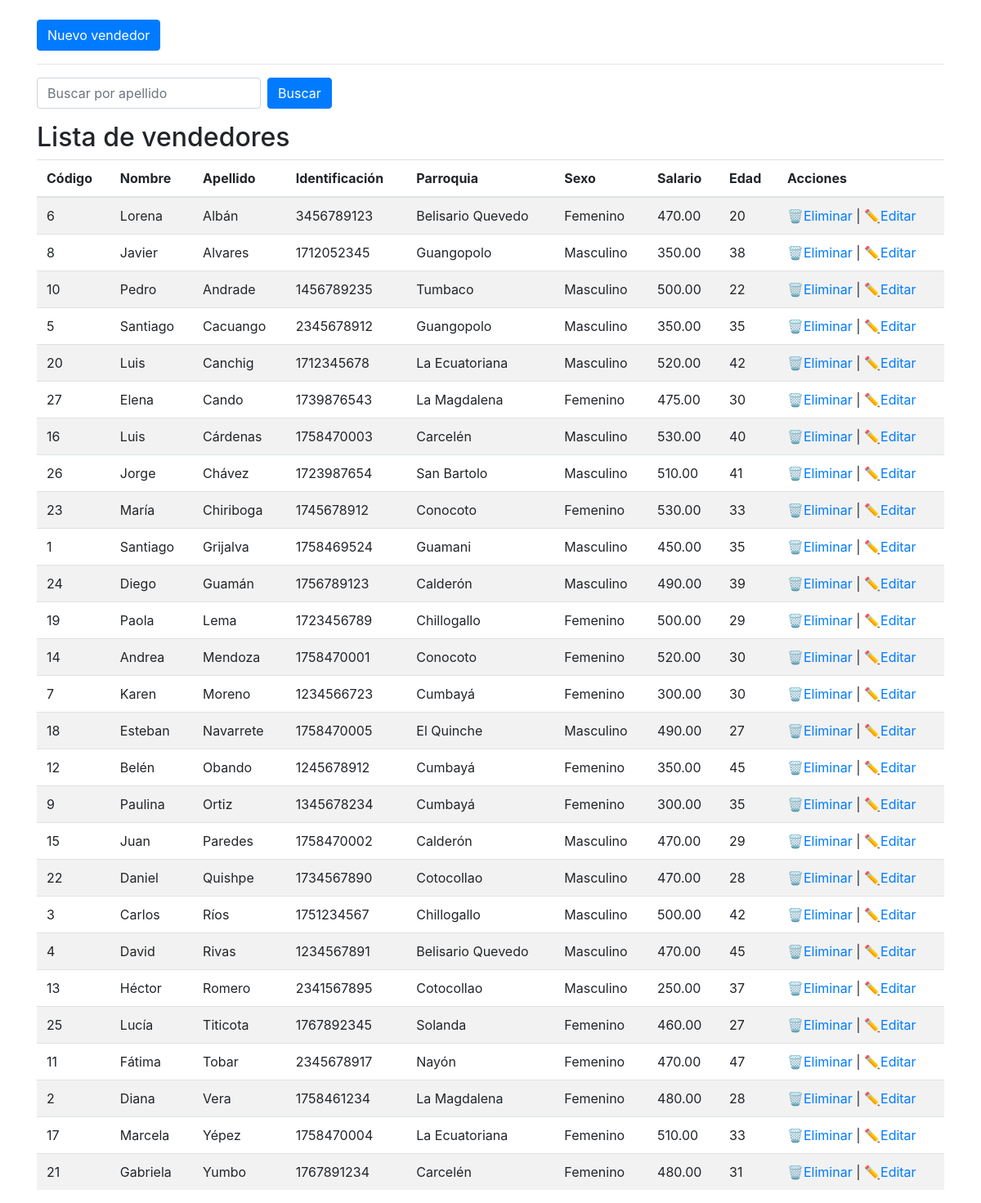
The page / on the database its author committed.
### tables this page shows
CREATE TABLE IF NOT EXISTS vendedores (
  codigo_v INT NOT NULL AUTO_INCREMENT PRIMARY KEY,
  apellidos_m VARCHAR(50),
  nombres_v VARCHAR(50),
  identificacion_m VARCHAR(15),
  parroquia_domicilio_m VARCHAR(50),
  sexo_m VARCHAR(10),
  salario_m DECIMAL(10,2),
  edad_m INT
);

### funciones.php (called while the page is built, shortened)
<?php
function escapar($html) {
  return htmlspecialchars($html, ENT_QUOTES | ENT_SUBSTITUTE, "UTF-8");
}

### index.php (the view, shortened to what this page needs)
<?php
include 'funciones.php';
$error = false;
$config = include 'config.php';
$vendedores = [];
try {
  $dsn = 'mysql:host=' . $config['db']['host'] . ';dbname=' . $config['db']['name'];
  $conexion = new PDO($dsn, $config['db']['user'], $config['db']['pass'], $config['db']['options']);
  if (isset($_POST['apellidos_m']) && $_POST['apellidos_m'] !== '') {
    $consultaSQL = "SELECT * FROM vendedores WHERE apellidos_m LIKE :apellido ORDER BY apellidos_m";
    $sentencia = $conexion->prepare($consultaSQL);
    $param = "%" . $_POST['apellidos_m'] . "%";
    $sentencia->bindParam(':apellido', $param, PDO::PARAM_STR);
    $sentencia->execute();
  } else {
    $consultaSQL = "SELECT * FROM vendedores ORDER BY apellidos_m";
    $sentencia = $conexion->prepare($consultaSQL);
    $sentencia->execute();
  }
  $vendedores = $sentencia->fetchAll();
} catch (PDOException $error) {
  $error = $error->getMessage();
}
$titulo = isset($_POST['apellidos_m']) && $_POST['apellidos_m'] !== '' ? 'Lista de vendedores (' . escapar($_POST['apellidos_m']) . ')' : 'Lista de vendedores';
?>
<?php include "templates/header.php"; ?>
<div class="container">
  <div class="row">
    <div class="col-md-12">
      <a href="crear.php" class="btn btn-primary mt-4">Nuevo vendedor</a>
      <hr>
      <form method="post" class="form-inline mb-3">
        <input type="text" name="apellidos_m" placeholder="Buscar por apellido" class="form-control mr-2" value="<?= isset($_POST['apellidos_m']) ? escapar($_POST['apellidos_m']) : '' ?>">
        <button type="submit" name="submit" class="btn btn-primary">Buscar</button>
      </form>
    </div>
  </div>
</div>
<div class="container">
  <h2><?= $titulo ?></h2>
  <table class="table table-striped">
    <thead>
      <tr>
        <th>Código</th>
        <th>Nombre</th>
        <th>Apellido</th>
        <th>Identificación</th>
        <th>Parroquia</th>
        <th>Sexo</th>
        <th>Salario</th>
        <th>Edad</th>
        <th>Acciones</th>
      </tr>
    </thead>
    <tbody>
      <?php if ($vendedores && count($vendedores) > 0): ?>
        <?php foreach ($vendedores as $fila): ?>
          <tr>
            <td><?= escapar($fila["codigo_v"]) ?></td>
            <td><?= escapar($fila["nombres_v"]) ?></td>
            <td><?= escapar($fila["apellidos_m"]) ?></td>
            <td><?= escapar($fila["identificacion_m"]) ?></td>
            <td><?= escapar($fila["parroquia_domicilio_m"]) ?></td>
            <td><?= escapar($fila["sexo_m"]) ?></td>
            <td><?= number_format($fila["salario_m"], 2) ?></td>
            <td><?= escapar($fila["edad_m"]) ?></td>
            <td>
              <a href="borrar.php?codigo_v=<?= escapar($fila["codigo_v"]) ?>" onclick="return confirm('¿Seguro que quieres eliminar este vendedor?')">🗑️Eliminar</a> |
              <a href="editar.php?codigo_v=<?= escapar($fila["codigo_v"]) ?>">✏️Editar</a>
            </td>
          </tr>
        <?php endforeach; ?>
      <?php else: ?>
        <tr>
          <td colspan="9">No hay vendedores registrados.</td>
        </tr>
      <?php endif; ?>
    </tbody>
  </table>
</div>
<?php include "templates/footer.php"; ?>

### templates/header.php (shortened to what this page needs)
<html lang="es">
  <head>
    <link rel="stylesheet" href="https://stackpath.bootstrapcdn.com/bootstrap/4.5.2/css/bootstrap.min.css" />
  </head>
  <body>

### rows shown on the page
vendedores: codigo_v "6", nombres_v "Lorena", apellidos_m "Albán", identificacion_m "3456789123", parroquia_domicilio_m "Belisario Quevedo", sexo_m "Femenino", salario_m "470.00", edad_m "20"
vendedores: codigo_v "8", nombres_v "Javier", apellidos_m "Alvares", identificacion_m "1712052345", parroquia_domicilio_m "Guangopolo", sexo_m "Masculino", salario_m "350.00", edad_m "38"
vendedores: codigo_v "10", nombres_v "Pedro", apellidos_m "Andrade", identificacion_m "1456789235", parroquia_domicilio_m "Tumbaco", sexo_m "Masculino", salario_m "500.00", edad_m "22"
vendedores: codigo_v "5", nombres_v "Santiago", apellidos_m "Cacuango", identificacion_m "2345678912", parroquia_domicilio_m "Guangopolo", sexo_m "Masculino", salario_m "350.00", edad_m "35"
vendedores: codigo_v "20", nombres_v "Luis", apellidos_m "Canchig", identificacion_m "1712345678", parroquia_domicilio_m "La Ecuatoriana", sexo_m "Masculino", salario_m "520.00", edad_m "42"
vendedores: codigo_v "27", nombres_v "Elena", apellidos_m "Cando", identificacion_m "1739876543", parroquia_domicilio_m "La Magdalena", sexo_m "Femenino", salario_m "475.00", edad_m "30"
vendedores: codigo_v "16", nombres_v "Luis", apellidos_m "Cárdenas", identificacion_m "1758470003", parroquia_domicilio_m "Carcelén", sexo_m "Masculino", salario_m "530.00", edad_m "40"
vendedores: codigo_v "26", nombres_v "Jorge", apellidos_m "Chávez", identificacion_m "1723987654", parroquia_domicilio_m "San Bartolo", sexo_m "Masculino", salario_m "510.00", edad_m "41"
vendedores: codigo_v "23", nombres_v "María", apellidos_m "Chiriboga", identificacion_m "1745678912", parroquia_domicilio_m "Conocoto", sexo_m "Femenino", salario_m "530.00", edad_m "33"
vendedores: codigo_v "1", nombres_v "Santiago", apellidos_m "Grijalva", identificacion_m "1758469524", parroquia_domicilio_m "Guamani", sexo_m "Masculino", salario_m "450.00", edad_m "35"
vendedores: codigo_v "24", nombres_v "Diego", apellidos_m "Guamán", identificacion_m "1756789123", parroquia_domicilio_m "Calderón", sexo_m "Masculino", salario_m "490.00", edad_m "39"
vendedores: codigo_v "19", nombres_v "Paola", apellidos_m "Lema", identificacion_m "1723456789", parroquia_domicilio_m "Chillogallo", sexo_m "Femenino", salario_m "500.00", edad_m "29"
vendedores: codigo_v "14", nombres_v "Andrea", apellidos_m "Mendoza", identificacion_m "1758470001", parroquia_domicilio_m "Conocoto", sexo_m "Femenino", salario_m "520.00", edad_m "30"
vendedores: codigo_v "7", nombres_v "Karen", apellidos_m "Moreno", identificacion_m "1234566723", parroquia_domicilio_m "Cumbayá", sexo_m "Femenino", salario_m "300.00", edad_m "30"
vendedores: codigo_v "18", nombres_v "Esteban", apellidos_m "Navarrete", identificacion_m "1758470005", parroquia_domicilio_m "El Quinche", sexo_m "Masculino", salario_m "490.00", edad_m "27"
vendedores: codigo_v "12", nombres_v "Belén", apellidos_m "Obando", identificacion_m "1245678912", parroquia_domicilio_m "Cumbayá", sexo_m "Femenino", salario_m "350.00", edad_m "45"
vendedores: codigo_v "9", nombres_v "Paulina", apellidos_m "Ortiz", identificacion_m "1345678234", parroquia_domicilio_m "Cumbayá", sexo_m "Femenino", salario_m "300.00", edad_m "35"
vendedores: codigo_v "15", nombres_v "Juan", apellidos_m "Paredes", identificacion_m "1758470002", parroquia_domicilio_m "Calderón", sexo_m "Masculino", salario_m "470.00", edad_m "29"
vendedores: codigo_v "22", nombres_v "Daniel", apellidos_m "Quishpe", identificacion_m "1734567890", parroquia_domicilio_m "Cotocollao", sexo_m "Masculino", salario_m "470.00", edad_m "28"
vendedores: codigo_v "3", nombres_v "Carlos", apellidos_m "Ríos", identificacion_m "1751234567", parroquia_domicilio_m "Chillogallo", sexo_m "Masculino", salario_m "500.00", edad_m "42"
vendedores: codigo_v "4", nombres_v "David", apellidos_m "Rivas", identificacion_m "1234567891", parroquia_domicilio_m "Belisario Quevedo", sexo_m "Masculino", salario_m "470.00", edad_m "45"
vendedores: codigo_v "13", nombres_v "Héctor", apellidos_m "Romero", identificacion_m "2341567895", parroquia_domicilio_m "Cotocollao", sexo_m "Masculino", salario_m "250.00", edad_m "37"
vendedores: codigo_v "25", nombres_v "Lucía", apellidos_m "Titicota", identificacion_m "1767892345", parroquia_domicilio_m "Solanda", sexo_m "Femenino", salario_m "460.00", edad_m "27"
vendedores: codigo_v "11", nombres_v "Fátima", apellidos_m "Tobar", identificacion_m "2345678917", parroquia_domicilio_m "Nayón", sexo_m "Femenino", salario_m "470.00", edad_m "47"
vendedores: codigo_v "2", nombres_v "Diana", apellidos_m "Vera", identificacion_m "1758461234", parroquia_domicilio_m "La Magdalena", sexo_m "Femenino", salario_m "480.00", edad_m "28"
vendedores: codigo_v "17", nombres_v "Marcela", apellidos_m "Yépez", identificacion_m "1758470004", parroquia_domicilio_m "La Ecuatoriana", sexo_m "Femenino", salario_m "510.00", edad_m "33"
vendedores: codigo_v "21", nombres_v "Gabriela", apellidos_m "Yumbo", identificacion_m "1767891234", parroquia_domicilio_m "Carcelén", sexo_m "Femenino", salario_m "480.00", edad_m "31"

### other values the page prints
$titulo "Lista de vendedores"
